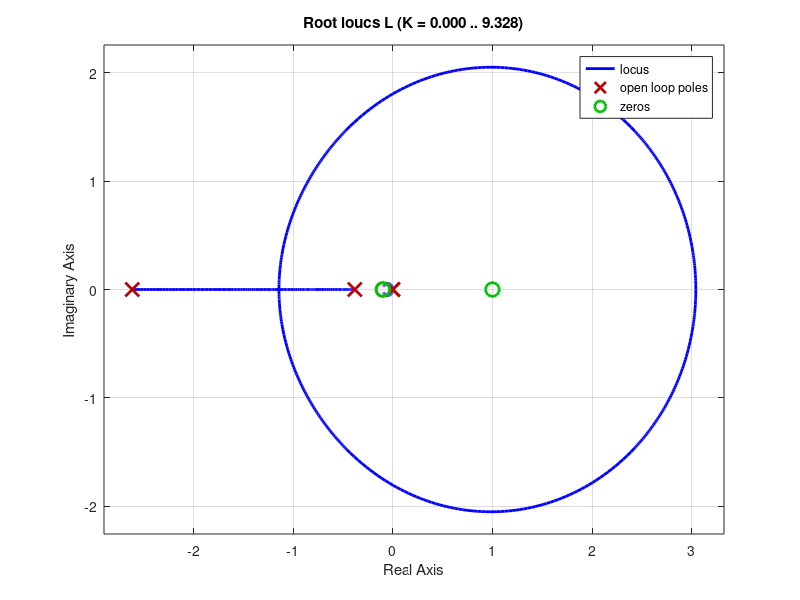
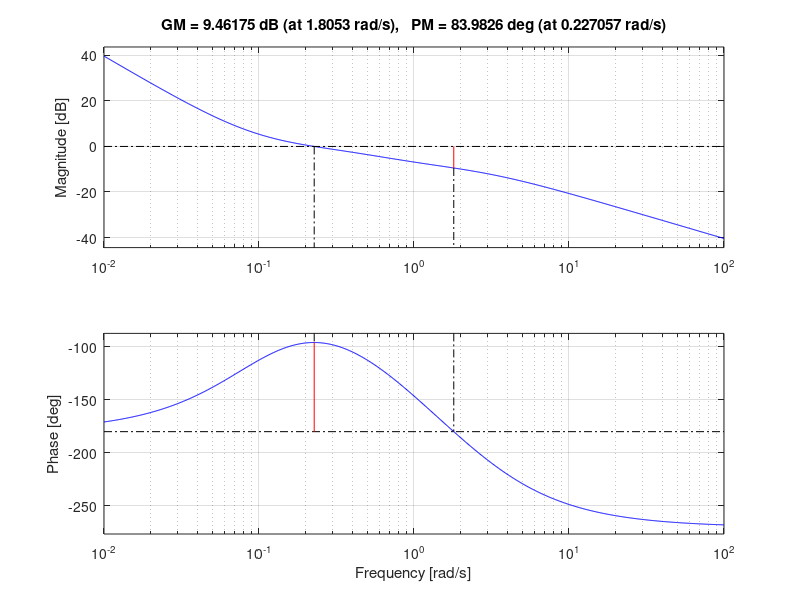
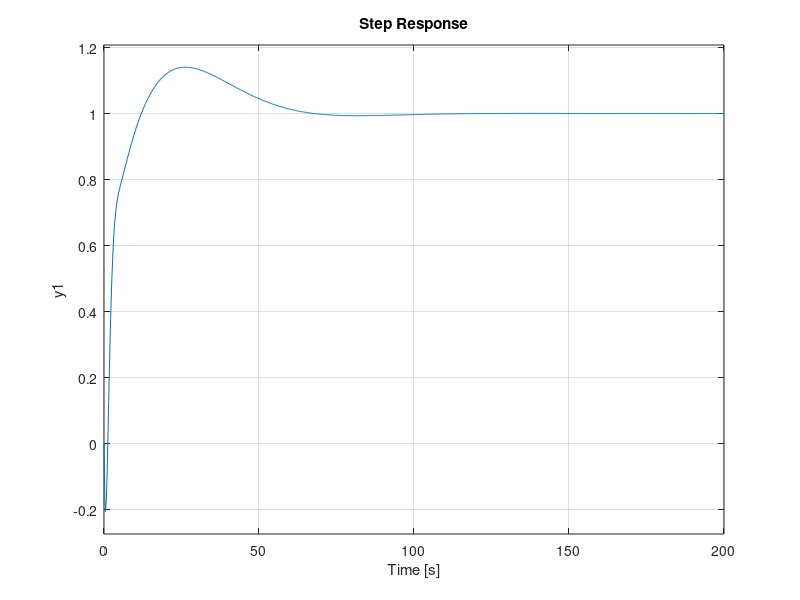
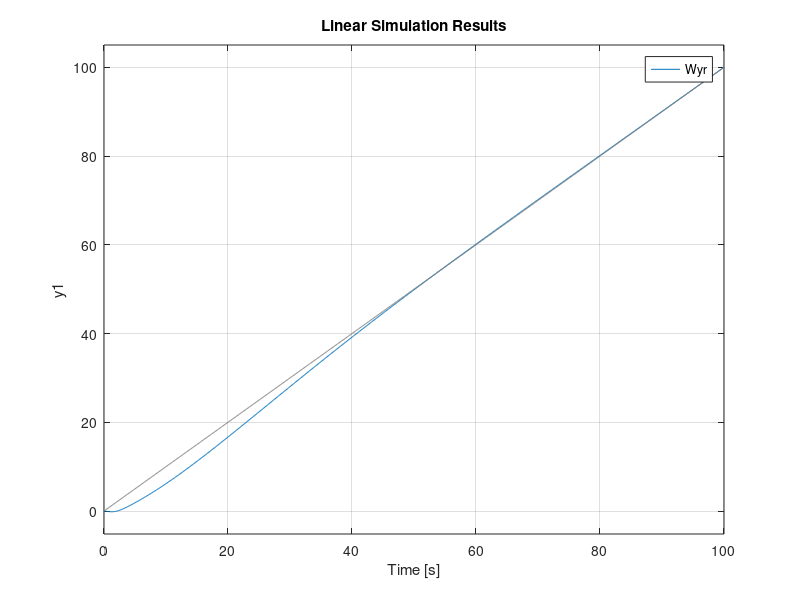

Write MATLAB code to recreate these figures, in order.
clc;
clearvars;
close all;

% Specifiche:
% - Errore a regime nullo per riferimento a rampa
% - Tempo di assestamento t_s più piccolo possibile
% - Overshoot minore del 20%
% - margine di fase maggiore di 60 gradi

s = tf("s");
P = (s - 1) / (s * (s^2 + 3 * s + 1));

% errore nullo a regime perchè P(s) è di tipo 1
h = 1;
C1 = 1 / s^h;

% Overshoot < 20%, margine di fase 84 gradi e t_s circa 60 secondi

% controlSystemDesigner(P, C1);
C2 = -0.95373 * (s + 0.1)^2;

% design del controllore completato
C = C1 * C2;
L = C * P;

figure;
rlocus(L);
grid on;

figure;
margin(L);
grid on;

% risposta al gradino
Wyr = minreal(L / (1 + L));

figure;
step(Wyr);
grid on;

% simulazione
Ts = 0.1;
t = 0:Ts:100;
ramp = t;

figure;
lsim(Wyr, ramp, t);
grid on;






